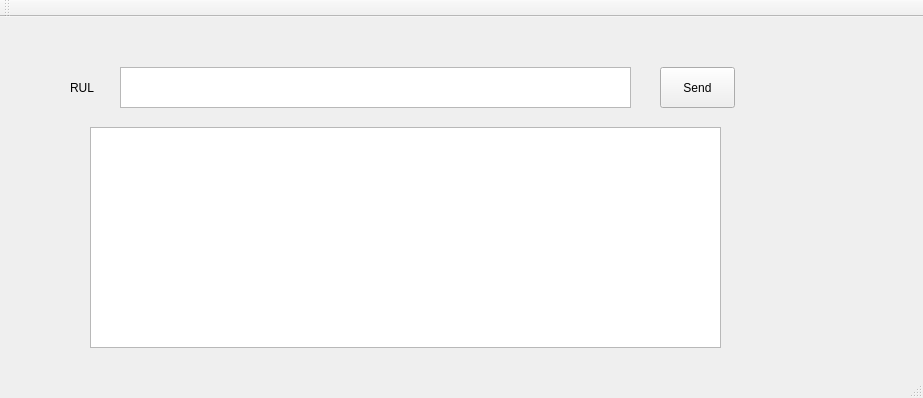
<?xml version="1.0" encoding="UTF-8"?>
<ui version="4.0">
 <class>MainWindow</class>
 <widget class="QMainWindow" name="MainWindow">
  <property name="geometry">
   <rect>
    <x>0</x>
    <y>0</y>
    <width>923</width>
    <height>398</height>
   </rect>
  </property>
  <property name="windowTitle">
   <string>MainWindow</string>
  </property>
  <widget class="QWidget" name="centralWidget">
   <widget class="QLabel" name="label">
    <property name="geometry">
     <rect>
      <x>70</x>
      <y>60</y>
      <width>41</width>
      <height>21</height>
     </rect>
    </property>
    <property name="text">
     <string>RUL</string>
    </property>
   </widget>
   <widget class="QTextEdit" name="urlText">
    <property name="geometry">
     <rect>
      <x>120</x>
      <y>50</y>
      <width>511</width>
      <height>41</height>
     </rect>
    </property>
   </widget>
   <widget class="QTextEdit" name="resultText">
    <property name="geometry">
     <rect>
      <x>90</x>
      <y>110</y>
      <width>631</width>
      <height>221</height>
     </rect>
    </property>
   </widget>
   <widget class="QPushButton" name="SendBtn">
    <property name="geometry">
     <rect>
      <x>660</x>
      <y>50</y>
      <width>75</width>
      <height>41</height>
     </rect>
    </property>
    <property name="text">
     <string>Send</string>
    </property>
   </widget>
  </widget>
  <widget class="QMenuBar" name="menuBar">
   <property name="geometry">
    <rect>
     <x>0</x>
     <y>0</y>
     <width>923</width>
     <height>23</height>
    </rect>
   </property>
  </widget>
  <widget class="QToolBar" name="mainToolBar">
   <attribute name="toolBarArea">
    <enum>TopToolBarArea</enum>
   </attribute>
   <attribute name="toolBarBreak">
    <bool>false</bool>
   </attribute>
  </widget>
  <widget class="QStatusBar" name="statusBar"/>
 </widget>
 <layoutdefault spacing="6" margin="11"/>
 <resources/>
 <connections/>
</ui>
